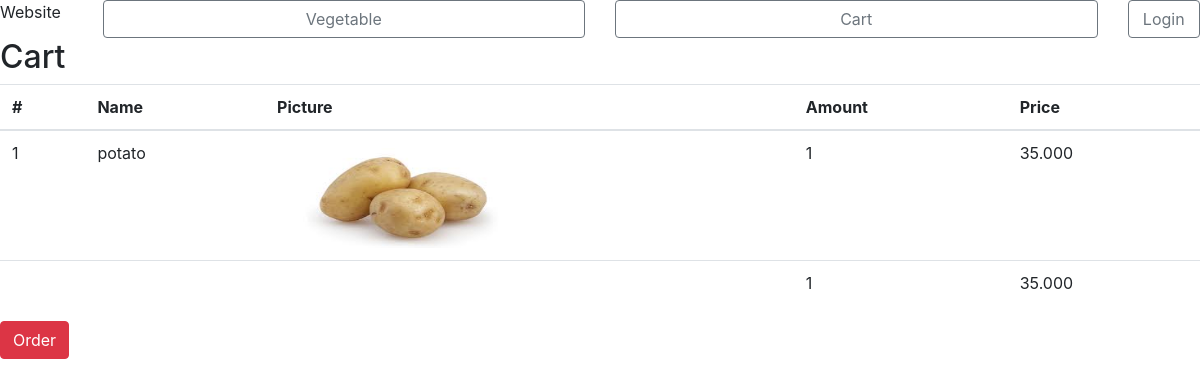
The app's page /market/cart/index.php?id=2 with its own data.
### tables this page shows
CREATE TABLE `vegetable` (
  `VegetableID` int(10) NOT NULL,
  `CategoryID` int(10) NOT NULL,
  `VegetableName` varchar(30) NOT NULL,
  `Unit` varchar(20) NOT NULL,
  `Amount` int(10) NOT NULL,
  `Image` varchar(50) NOT NULL,
  `Price` float NOT NULL
);

### market/cart/index.php (the view, shortened to what this page needs)
<?php
    include '../connection.php';
    $con= mysqli_connect($host, $user, $password, $database);
    if (!empty($_SESSION["cart"])) {
        $products = mysqli_query($con, "SELECT * FROM `vegetable` WHERE `VegetableID` IN (" . implode(",", array_keys($_SESSION["cart"])) . ")");
    }
?>
<html>
    <head>
        <link rel="stylesheet" href="../css/bootstrap.css">
    </head>
    <body>
        <div id="container">
            <div id="header">
                <?php require_once('../menu.php'); ?>
            </div>
            <h2>Cart</h2>
            <div class="table-responsive">
            <table class="table">
                <thead>
                <tr>
                    <th>#</th>
                    <th>Name</th>
                    <th>Picture</th>
                    <th>Amount</th>
                    <th>Price</th>
                </tr>
                </thead>
                <tbody>
                <?php
                $total1 = 0;
                $total2 = 0;
                if(!empty($products)){
                    $num = 1;
                    while($row = mysqli_fetch_array($products)){ ?>
                        <tr>
                            <td><?= $num++; ?></td>
                            <td><?= $row['VegetableName'] ?></td>
                            <td><img class='img-fluid mx-auto sanpham1' src="../<?= $row['Image'] ?>" /></td>
                            <td><?= $_SESSION["cart"][$row['VegetableID']]['quantity'] ?></td>
                            <td><?= number_format($row['Price'], 0, ",", ".") ?></td>
                        </tr>
                    <?php
                    $total1 = $total1 + $row['Price'] * $_SESSION["cart"][$row['VegetableID']]['quantity'];
                    $total2 = $total2 + $_SESSION["cart"][$row['VegetableID']]['quantity'];
                    }
                }?>
                <tr>
                    <td></td>
                    <td></td>
                    <td></td>
                    <td><?= $total2; ?></td>
                    <td><?= number_format($total1, 0, ",", "."); ?></td>
                </tr>
                </tbody>
            </table>
            <a href='../cart/saveorder.php' class='btn btn-danger' role='button'>Order</a>
            </div>
    </body>
</html>

### records on screen
vegetable: VegetableName "potato", Image (picture), VegetableID "1", Price "35.000"

### other values on screen
$total2 "1"
$total1 "35.000"
